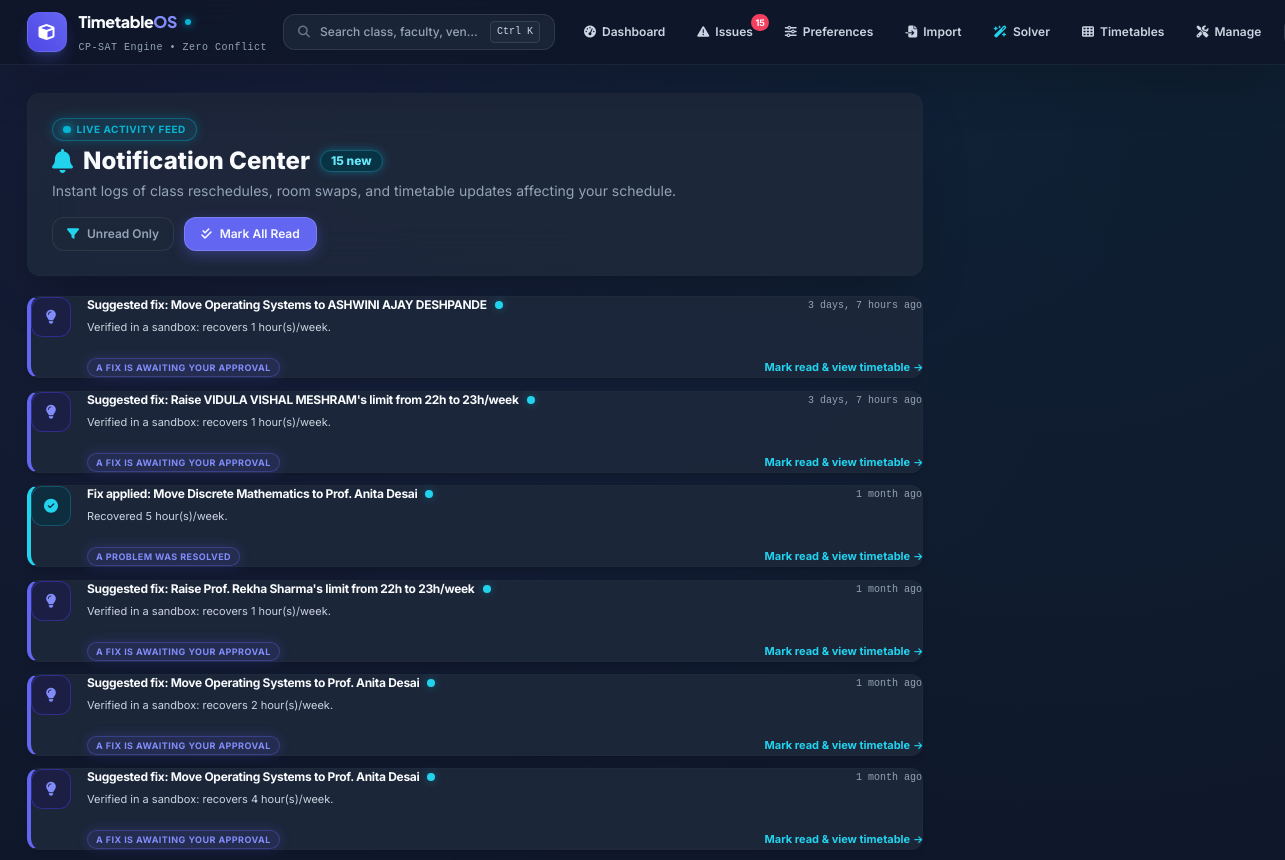
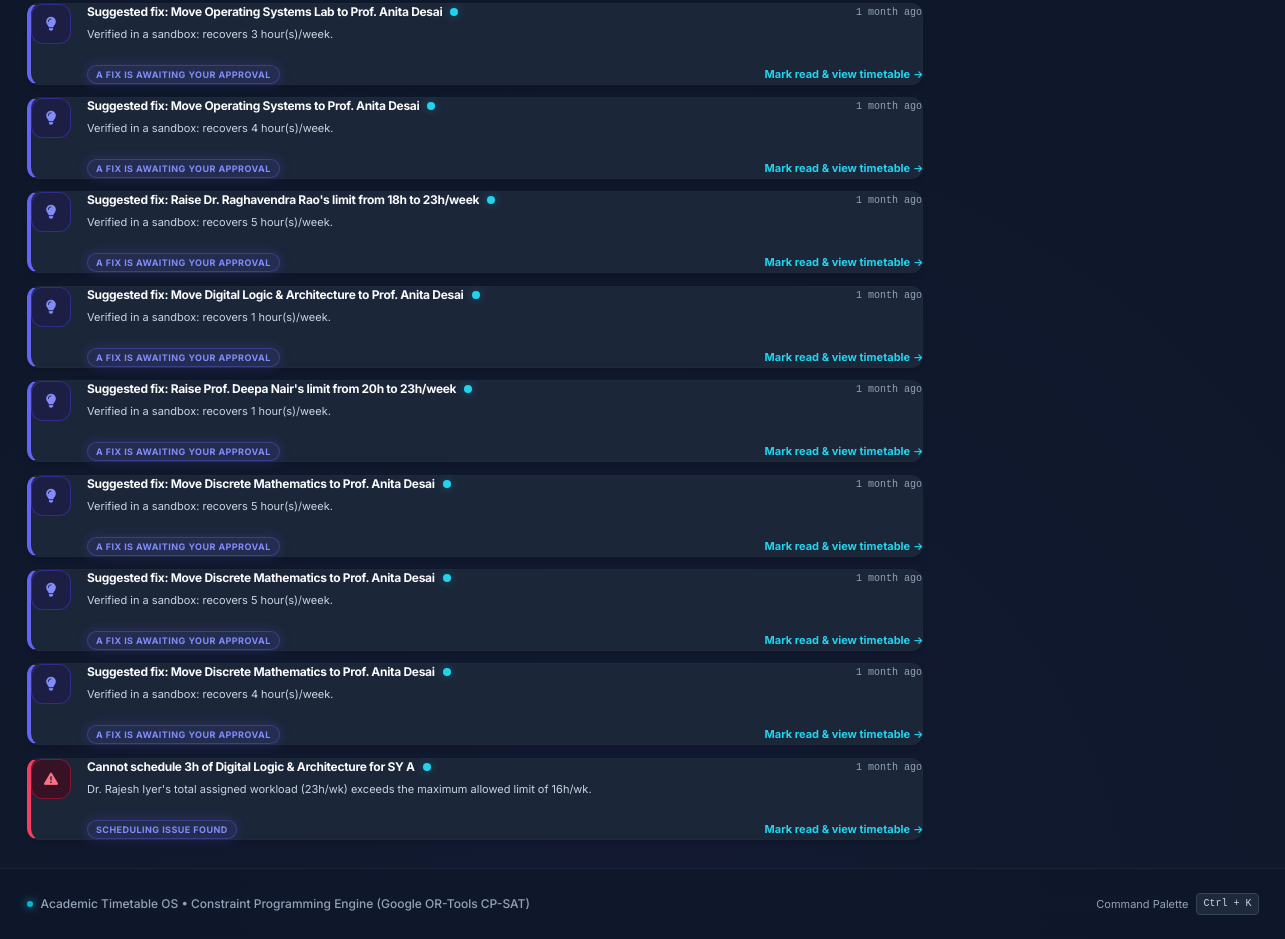
The app's page /notifications/ (signed in) with its own data (2 pictures, top to bottom).
### scheduler/models.py (models this page shows, shortened)
class Notification(models.Model):
    KIND_CHOICES = [
        ('ISSUE', 'Scheduling issue found'),
        ('PROPOSAL', 'A fix is awaiting your approval'),
        ('TIMETABLE_CHANGED', 'Your timetable changed'),
        ('RESOLVED', 'A problem was resolved'),
        ('SYSTEM', 'System message'),
    ]
    SEVERITY_CHOICES = [
        ('info', 'Information'),
        ('warning', 'Warning'),
        ('critical', 'Needs attention'),
        ('success', 'Good news'),
    ]
    recipient = models.ForeignKey(
        settings.AUTH_USER_MODEL, on_delete=models.CASCADE, related_name='notifications'
    )
    kind = models.CharField(max_length=24, choices=KIND_CHOICES, default='SYSTEM')
    severity = models.CharField(max_length=10, choices=SEVERITY_CHOICES, default='info')
    title = models.CharField(max_length=200)
    body = models.TextField(blank=True)
    url = models.CharField(max_length=200, blank=True)
    semester = models.ForeignKey(
        Semester, null=True, blank=True, on_delete=models.CASCADE, related_name='notifications'
    )
    proposal = models.ForeignKey(
        ProposedChange, null=True, blank=True, on_delete=models.SET_NULL,
        related_name='notifications',
    )
    is_read = models.BooleanField(default=False)
    created_at = models.DateTimeField(auto_now_add=True)
    class Meta:
        ordering = ['-created_at']
        indexes = [models.Index(fields=['recipient', 'is_read', '-created_at'])]

### scheduler/views.py (the view)
# urls.py: path('notifications/', views.notification_list_view, name='notifications'),
@login_required
def notification_list_view(request):
    queryset = Notification.objects.filter(recipient=request.user).select_related(
        "semester", "proposal"
    )
    if request.GET.get("filter") == "unread":
        queryset = queryset.filter(is_read=False)
    if request.method == "POST" and request.POST.get("action") == "mark_all_read":
        queryset.update(is_read=True)
        messages.success(request, "All notifications marked as read.")
        return redirect("scheduler:notifications")
    paginator = Paginator(queryset, 25)
    page = paginator.get_page(request.GET.get("page"))
    return render(
        request,
        "scheduler/notifications.html",
        {
            "page": page,
            "unread_count": queryset.filter(is_read=False).count(),
            "only_unread": request.GET.get("filter") == "unread",
        },
    )

### scheduler/context_processors.py (called while the page is built)
def navigation_context(request):
    user = getattr(request, "user", None)
    if user is None or not user.is_authenticated:
        return {"notifications_unread": 0, "unread_count": 0}
    unread = Notification.objects.filter(recipient=user, is_read=False).count()
    return {"notifications_unread": unread, "unread_count": unread}

### scheduler/templates/scheduler/notifications.html (shortened to what this page needs)
{% extends "scheduler/base.html" %}
{% block content %}
<div class="max-w-4xl space-y-5">
  <div class="card p-5 sm:p-6 flex flex-wrap items-center justify-between gap-4 bg-[#1E293B]/90 backdrop-blur-xl border border-slate-800 rounded-xl shadow-2xl">
    <div>
      <div class="flex items-center gap-2 mb-1">
        <span class="status-pill-cyan !text-[10px]">
          <span class="status-dot-cyan"></span> Live Activity Feed
        </span>
      </div>
      <h1 class="text-xl sm:text-2xl font-extrabold text-[#F8FAFC] flex items-center gap-2.5">
        <i class="fa-solid fa-bell text-cyan-400"></i> Notification Center
        {% if unread_count %}
        <span class="px-2.5 py-0.5 rounded-full text-xs font-extrabold bg-cyan-950 text-cyan-300 border border-cyan-800 shadow-glow-cyan-sm">
          {{ unread_count }} new
        </span>
        {% endif %}
      </h1>
      <p class="text-xs sm:text-sm text-slate-400 mt-1">
        Instant logs of class reschedules, room swaps, and timetable updates affecting your schedule.
      </p>
    </div>
    <div class="flex flex-wrap items-center gap-2.5">
      <a href="{% if only_unread %}{% url 'scheduler:notifications' %}{% else %}?filter=unread{% endif %}"
         class="btn-ghost !text-xs !py-2 !rounded-xl">
        <i class="fa-solid fa-filter text-cyan-400"></i> {% if only_unread %}Show All{% else %}Unread Only{% endif %}
      </a>
      {% if unread_count %}
      <form method="POST" action="{% url 'scheduler:notifications_read_all' %}" class="js-confirm"
            data-confirm="Mark all {{ unread_count }} notification(s) as read?">
        <button class="btn-primary !text-xs !py-2 !px-4 !rounded-xl shadow-glow-indigo-sm">
          <i class="fa-solid fa-check-double"></i> Mark All Read
        </button>
      </form>
      {% endif %}
    </div>
  </div>
  {% if not page.object_list %}
    <div class="card p-12 text-center bg-[#1E293B]/80 border border-slate-800 rounded-xl">
      <div class="w-14 h-14 rounded-xl bg-slate-800 text-slate-400 border border-slate-700 grid place-items-center mx-auto text-xl mb-3">
        <i class="fa-solid fa-bell-slash text-cyan-400/60"></i>
      </div>
      <h2 class="text-base font-extrabold text-[#F8FAFC]">
        {% if only_unread %}Nothing unread{% else %}No notifications recorded{% endif %}
      </h2>
      <p class="text-xs text-slate-400 mt-1 max-w-sm mx-auto">
        When an administrator reschedules or modifies your timetable slot, automated alerts will appear instantly right here.
      </p>
    </div>
  {% else %}
    <div class="space-y-3">
      {% for note in page.object_list %}
      <div class="card p-4.5 flex gap-4 rounded-xl bg-[#1E293B]/90 backdrop-blur-xl border border-slate-800 shadow-md transition-all hover:border-slate-700
        {% if note.is_read %}opacity-60 hover:opacity-100{% else %}border-l-4 shadow-lg{% endif %}
        {% if note.severity == 'critical' %}border-l-rose-500
        {% elif note.severity == 'warning' %}border-l-amber-500
        {% elif note.severity == 'success' %}border-l-cyan-400
        {% else %}border-l-indigo-500{% endif %}">
        <div class="w-10 h-10 rounded-xl grid place-items-center shrink-0 border
          {% if note.severity == 'critical' %}bg-rose-950/60 text-rose-400 border-rose-800/80
          {% elif note.severity == 'warning' %}bg-amber-950/60 text-amber-400 border-amber-800/80
          {% elif note.severity == 'success' %}bg-cyan-950/60 text-cyan-400 border-cyan-800/80
          {% else %}bg-indigo-950/60 text-indigo-400 border-indigo-800/80{% endif %}">
          <i class="fa-solid
            {% if note.kind == 'ISSUE' %}fa-triangle-exclamation
            {% elif note.kind == 'PROPOSAL' %}fa-lightbulb
            {% elif note.kind == 'TIMETABLE_CHANGED' %}fa-calendar-day
            {% elif note.kind == 'RESOLVED' %}fa-circle-check
            {% else %}fa-circle-info{% endif %} text-sm"></i>
        </div>
        <div class="flex-1 min-w-0">
          <div class="flex flex-wrap items-center justify-between gap-2">
            <div class="flex items-center gap-2">
              <p class="text-xs font-bold text-[#F8FAFC] tracking-tight">{{ note.title }}</p>
              {% if not note.is_read %}
              <span class="w-2 h-2 rounded-full bg-cyan-400 shadow-glow-cyan-sm shrink-0"></span>
              {% endif %}
            </div>
            <span class="text-[10px] text-slate-400 font-mono">{{ note.created_at|timesince }} ago</span>
          </div>
          {% if note.body %}
          <p class="text-[11px] text-slate-300 leading-relaxed mt-1.5 whitespace-pre-line font-normal">{{ note.body }}</p>
          {% endif %}
          <div class="flex flex-wrap items-center justify-between gap-2 mt-3 pt-2 border-t border-slate-800/80">
            <span class="status-pill-indigo !text-[9px] !py-0.5 !px-2">{{ note.get_kind_display }}</span>
            {% if note.url %}
            <form method="POST" action="{% url 'scheduler:notification_read' note.pk %}" class="inline">
              <button class="text-[11px] font-bold text-cyan-400 hover:text-cyan-300 transition flex items-center gap-1">
                Mark read &amp; view timetable <i class="fa-solid fa-arrow-right text-[9px]"></i>
              </button>
            </form>
            {% endif %}
          </div>
        </div>
      </div>
      {% endfor %}
    </div>
  {% endif %}
</div>
{% endblock %}

### scheduler/templates/scheduler/base.html (style rules this page uses)
* { text-rendering: optimizeLegibility; -webkit-font-smoothing: antialiased; }
.card { contain: layout style; }
body { background-color: #0F172A; color: #F8FAFC; }
.bg-obsidian-studio { background-color: #0F172A; background-image: radial-gradient(circle at 18% 0%, rgba(99, 102, 241, 0.08) 0%, transparent 45%), radial-gradient(circle at 82% 0%, rgba(6, 182, 212, 0.06) 0%, transparent 45%), radial-gradient(circle at 50% 100%, rgba(99, 102, 241, 0.04) 0%, transparent 50%); background-attachment: fixed; }
.card { background: rgba(30, 41, 59, 0.82); backdrop-filter: blur(16px); -webkit-backdrop-filter: blur(16px); border: 1px solid rgba(255, 255, 255, 0.08); border-radius: 12px; box-shadow: 0 12px 30px -4px rgba(0, 0, 0, 0.45), 0 4px 12px -2px rgba(0, 0, 0, 0.3); transition: all 0.2s cubic-bezier(0.16, 1, 0.3, 1); }
.btn-primary { display: inline-flex; align-items: center; gap: 0.5rem; padding: 0.5rem 1rem; border-radius: 12px; background-color: #6366F1; color: #F8FAFC; font-weight: 600; font-size: 0.8125rem; line-height: 1.25rem; border: 1px solid rgba(255, 255, 255, 0.16); box-shadow: 0 4px 14px 0 rgba(99, 102, 241, 0.35); transition: all 0.15s cubic-bezier(0.16, 1, 0.3, 1); cursor: pointer; }
.btn-ghost { display: inline-flex; align-items: center; gap: 0.5rem; padding: 0.45rem 0.875rem; border-radius: 12px; background-color: rgba(30, 41, 59, 0.6); color: #94A3B8; font-weight: 600; font-size: 0.8125rem; border: 1px solid rgba(255, 255, 255, 0.08); transition: all 0.15s cubic-bezier(0.16, 1, 0.3, 1); cursor: pointer; }
.status-pill-cyan { display: inline-flex; align-items: center; gap: 0.375rem; padding: 0.2rem 0.65rem; border-radius: 9999px; background: rgba(6, 182, 212, 0.12); color: #06B6D4; font-size: 0.6875rem; font-weight: 700; letter-spacing: 0.05em; text-transform: uppercase; border: 1px solid rgba(6, 182, 212, 0.35); box-shadow: 0 0 12px rgba(6, 182, 212, 0.25); }
.status-dot-cyan { width: 0.45rem; height: 0.45rem; border-radius: 9999px; background-color: #06B6D4; box-shadow: 0 0 8px #06B6D4; }
.status-pill-indigo { display: inline-flex; align-items: center; gap: 0.375rem; padding: 0.2rem 0.65rem; border-radius: 9999px; background: rgba(99, 102, 241, 0.12); color: #818CF8; font-size: 0.6875rem; font-weight: 700; letter-spacing: 0.05em; text-transform: uppercase; border: 1px solid rgba(99, 102, 241, 0.35); box-shadow: 0 0 12px rgba(99, 102, 241, 0.22); }
a, button, input, select, label { -webkit-tap-highlight-color: transparent; }

### records on screen
Notification: title "Suggested fix: Move Operating Systems to ASHWINI AJAY DESHPANDE", is_read False (drawn), created_at "3 days, 7 hours", body "Verified in a sandbox: recovers 1 hour(s)/week.", kind "A FIX IS AWAITING YOUR APPROVAL", shows "Mark read & view timetable"
Notification: title "Suggested fix: Raise VIDULA VISHAL MESHRAM's limit from 22h to 23h/week", is_read False (drawn), created_at "3 days, 7 hours", body "Verified in a sandbox: recovers 1 hour(s)/week.", kind "A FIX IS AWAITING YOUR APPROVAL", shows "Mark read & view timetable"
Notification: title "Fix applied: Move Discrete Mathematics to Prof. Anita Desai", is_read False (drawn), created_at "1 month", body "Recovered 5 hour(s)/week.", kind "A PROBLEM WAS RESOLVED", shows "Mark read & view timetable"
Notification: title "Suggested fix: Raise Prof. Rekha Sharma's limit from 22h to 23h/week", is_read False (drawn), created_at "1 month", body "Verified in a sandbox: recovers 1 hour(s)/week.", kind "A FIX IS AWAITING YOUR APPROVAL", shows "Mark read & view timetable"
Notification: title "Suggested fix: Move Operating Systems to Prof. Anita Desai", is_read False (drawn), created_at "1 month", body "Verified in a sandbox: recovers 2 hour(s)/week.", kind "A FIX IS AWAITING YOUR APPROVAL", shows "Mark read & view timetable"
Notification: title "Suggested fix: Move Operating Systems to Prof. Anita Desai", is_read False (drawn), created_at "1 month", body "Verified in a sandbox: recovers 4 hour(s)/week.", kind "A FIX IS AWAITING YOUR APPROVAL", shows "Mark read & view timetable"
Notification: title "Suggested fix: Move Operating Systems Lab to Prof. Anita Desai", is_read False (drawn), created_at "1 month", body "Verified in a sandbox: recovers 3 hour(s)/week.", kind "A FIX IS AWAITING YOUR APPROVAL", shows "Mark read & view timetable"
Notification: title "Suggested fix: Move Operating Systems to Prof. Anita Desai", is_read False (drawn), created_at "1 month", body "Verified in a sandbox: recovers 4 hour(s)/week.", kind "A FIX IS AWAITING YOUR APPROVAL", shows "Mark read & view timetable"
Notification: title "Suggested fix: Raise Dr. Raghavendra Rao's limit from 18h to 23h/week", is_read False (drawn), created_at "1 month", body "Verified in a sandbox: recovers 5 hour(s)/week.", kind "A FIX IS AWAITING YOUR APPROVAL", shows "Mark read & view timetable"
Notification: title "Suggested fix: Move Digital Logic & Architecture to Prof. Anita Desai", is_read False (drawn), created_at "1 month", body "Verified in a sandbox: recovers 1 hour(s)/week.", kind "A FIX IS AWAITING YOUR APPROVAL", shows "Mark read & view timetable"
Notification: title "Suggested fix: Raise Prof. Deepa Nair's limit from 20h to 23h/week", is_read False (drawn), created_at "1 month", body "Verified in a sandbox: recovers 1 hour(s)/week.", kind "A FIX IS AWAITING YOUR APPROVAL", shows "Mark read & view timetable"
Notification: title "Suggested fix: Move Discrete Mathematics to Prof. Anita Desai", is_read False (drawn), created_at "1 month", body "Verified in a sandbox: recovers 5 hour(s)/week.", kind "A FIX IS AWAITING YOUR APPROVAL", shows "Mark read & view timetable"
Notification: title "Suggested fix: Move Discrete Mathematics to Prof. Anita Desai", is_read False (drawn), created_at "1 month", body "Verified in a sandbox: recovers 5 hour(s)/week.", kind "A FIX IS AWAITING YOUR APPROVAL", shows "Mark read & view timetable"
Notification: title "Suggested fix: Move Discrete Mathematics to Prof. Anita Desai", is_read False (drawn), created_at "1 month", body "Verified in a sandbox: recovers 4 hour(s)/week.", kind "A FIX IS AWAITING YOUR APPROVAL", shows "Mark read & view timetable"
Notification: title "Cannot schedule 3h of Digital Logic & Architecture for SY A", is_read False (drawn), created_at "1 month", body "Dr. Rajesh Iyer's total assigned workload (23h/wk) exceeds the maximum allowed limit of 16h/wk.", kind "SCHEDULING ISSUE FOUND", shows "Mark read & view timetable"

### other values on screen
{{ unread_count }} "15"
